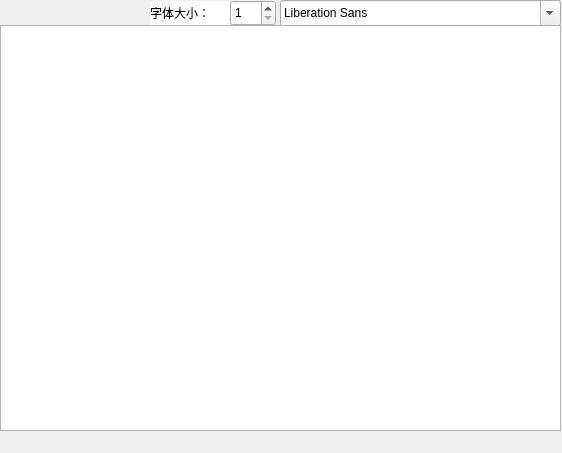
<?xml version="1.0" encoding="UTF-8"?>
<ui version="4.0">
 <class>TextWindow</class>
 <widget class="QDialog" name="TextWindow">
  <property name="geometry">
   <rect>
    <x>0</x>
    <y>0</y>
    <width>562</width>
    <height>453</height>
   </rect>
  </property>
  <property name="windowTitle">
   <string>Dialog</string>
  </property>
  <widget class="QTextEdit" name="textEdit">
   <property name="geometry">
    <rect>
     <x>0</x>
     <y>25</y>
     <width>561</width>
     <height>406</height>
    </rect>
   </property>
  </widget>
  <widget class="QFontComboBox" name="fontComboBox">
   <property name="geometry">
    <rect>
     <x>280</x>
     <y>0</y>
     <width>281</width>
     <height>26</height>
    </rect>
   </property>
   <property name="styleSheet">
    <string notr="true"/>
   </property>
  </widget>
  <widget class="QSpinBox" name="spinBox">
   <property name="geometry">
    <rect>
     <x>230</x>
     <y>0</y>
     <width>46</width>
     <height>26</height>
    </rect>
   </property>
   <property name="styleSheet">
    <string notr="true">font: 9pt &quot;微软雅黑&quot;;</string>
   </property>
   <property name="minimum">
    <number>1</number>
   </property>
  </widget>
  <widget class="QLabel" name="label">
   <property name="geometry">
    <rect>
     <x>150</x>
     <y>1</y>
     <width>80</width>
     <height>24</height>
    </rect>
   </property>
   <property name="styleSheet">
    <string notr="true">background-color: rgb(255, 255, 255);
font: 9pt &quot;微软雅黑&quot;;</string>
   </property>
   <property name="text">
    <string>字体大小：</string>
   </property>
  </widget>
 </widget>
 <resources/>
 <connections/>
</ui>
